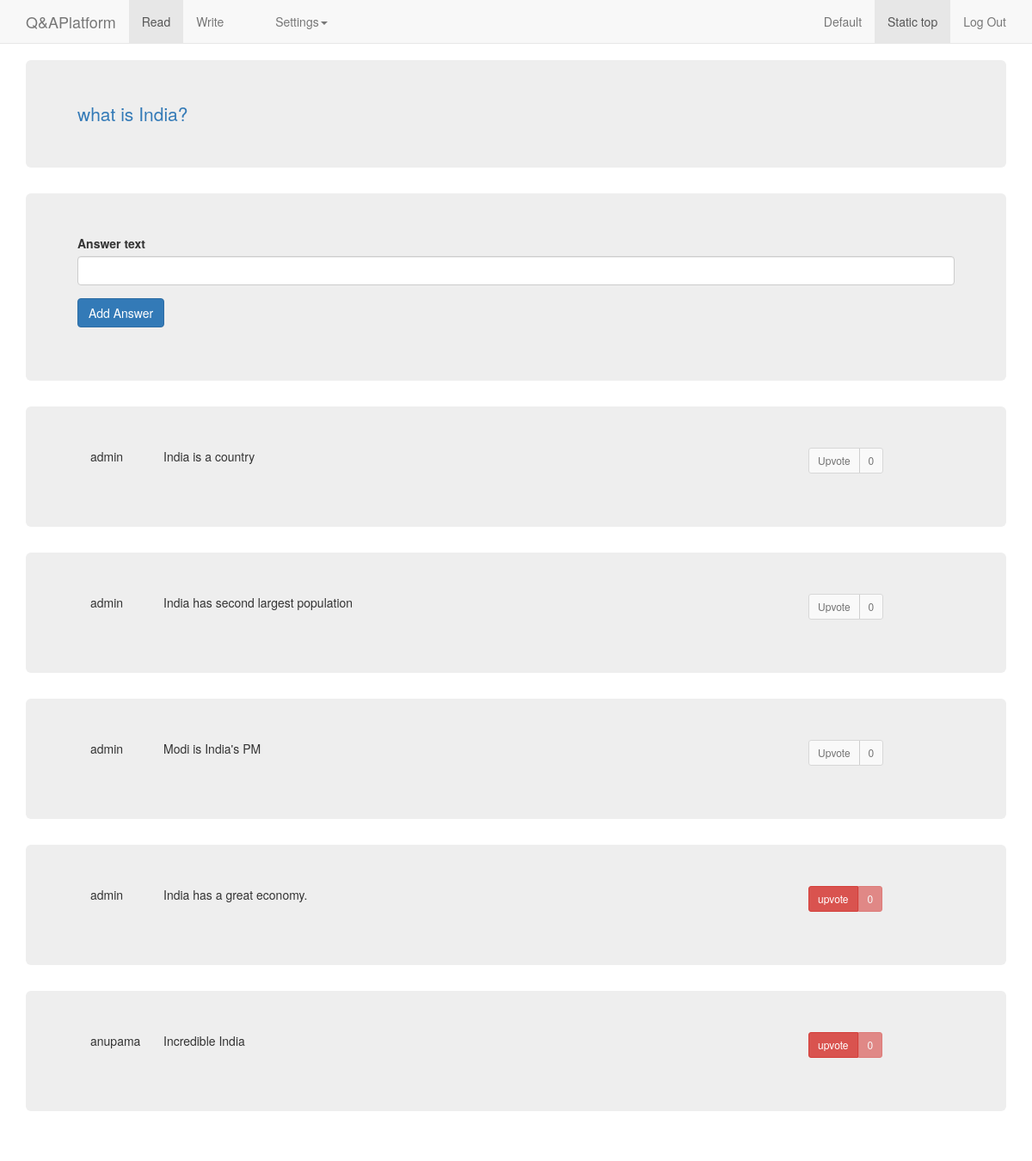
The page /write/44 (signed in) on the database as committed earlier.
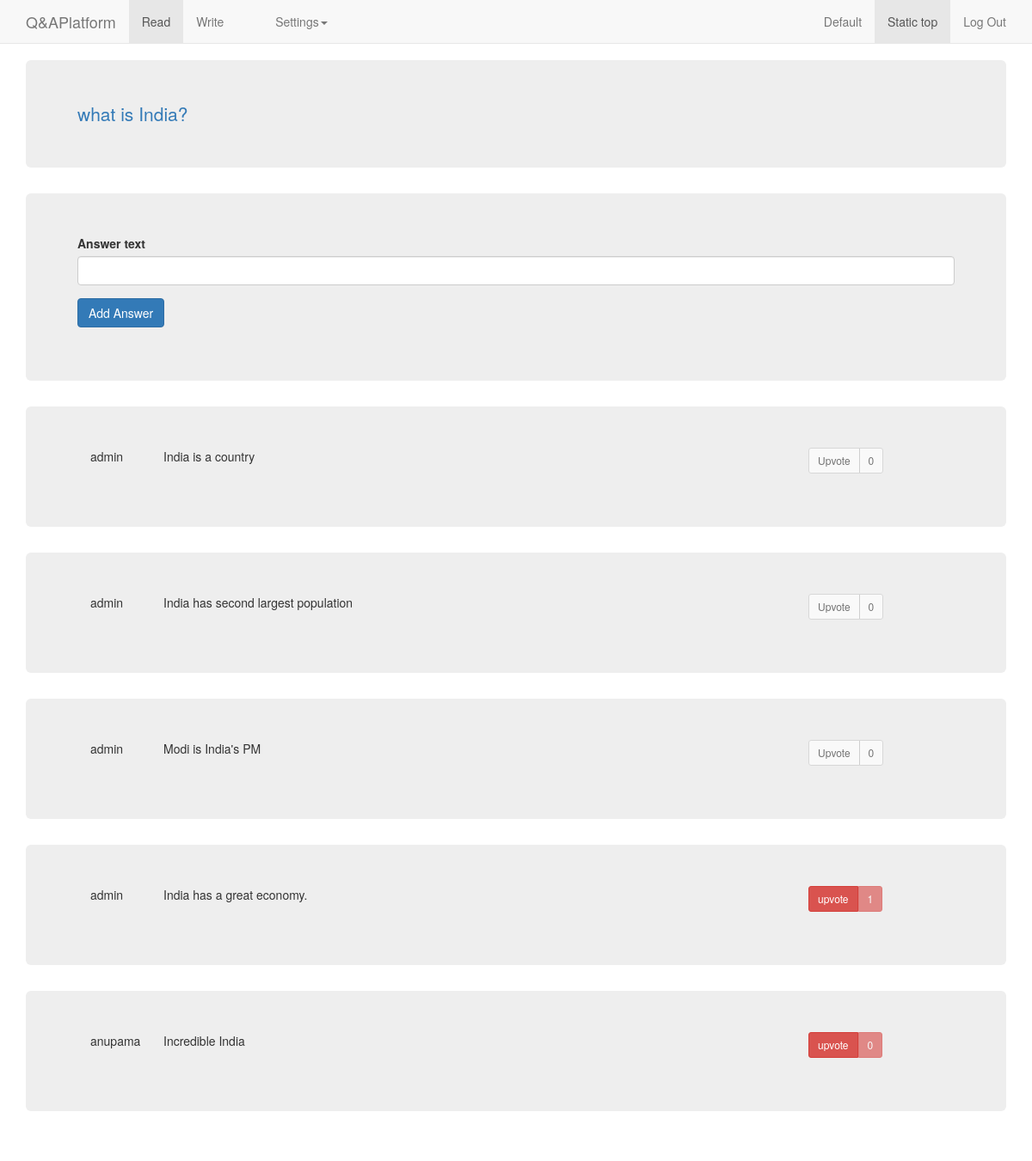
The same page on the database as committed later.
### QA/models.py (models this page shows, shortened)
class Answer(models.Model):
	answer_text = models.CharField(max_length=200, blank=True, null=True)
	timestamp = models.DateTimeField(auto_now_add=True, auto_now=False)
	question = models.ForeignKey(Question)
	author = models.ForeignKey(User)
	upvotes = models.IntegerField(default=0)

### QA/views.py (the view)
# urls.py: url(r'^write/(?P<question_id>[0-9]*)$','QA.views.detail' ,name='question_id'), ##
@login_required
def detail(request, question_id):
	answer = Answer.objects.filter(question = question_id)
	ques = Question.objects.get(pk=question_id)
	question = Question.objects.filter(pk=question_id) #list obtained for iteration in template
	current_users_upvoted_content = Upvote.objects.filter(upvoted_user=request.user)
	current_users_upvoted_answers = []
	for i in current_users_upvoted_content:
		current_users_upvoted_answers.append(i.answer)
	title = "Question is "
	author = request.user
	form = add_Answer_Form(request.POST)
	if request.method == 'POST' and request.POST.get("submit","") == "": ############
		answer_id = request.POST.get("answer_id","")
		answer = Answer.objects.get(pk=answer_id)
		User = request.user
		if Upvote.objects.filter(upvoted_user=User,answer=answer).exists():
			print "already exists"
		else:
			vote = Upvote(upvoted_user=User,answer=answer)
			answer.upvotes+=1
			answer.save()
			vote.save()
		return HttpResponseRedirect('/write/%s' % str(question_id))
	if request.method == 'POST' and request.POST.get("submit","") != "":
		form = add_Answer_Form(data=request.POST)
		if form.is_valid():
			ans = Answer(answer_text=form.clean_text(),question=ques,author=author)
			ans.save()
			return HttpResponseRedirect('/write/%s' % str(question_id))
	else:
		form = add_Answer_Form()
		return render(request, 'detail.html', {"template_title":title,"answer":answer,
			'form':form,'question': question,'check_upvoted_already': current_users_upvoted_answers })

### QA/forms.py (shortened to what this page needs)
class add_Answer_Form(forms.ModelForm):
	class Meta:
		model = Answer
		fields = ['answer_text']

### QA/templates/detail.html (shortened to what this page needs)
{% extends 'base.html' %}
{% load crispy_forms_tags %}
{% block question_container %}
{% for i in question %}
<div class="container">
	<div class="jumbotron">
 <a class="lead" href="{{i.pk}}">{{i.question_text}}<br></a>
</div>
</div>
{% endfor %}
{% endblock %}
{% block login %}
<div class="col-md-12 ">
  <form method='POST' action=''>
		{{ form | crispy }}
		<input class='btn btn-primary' name='submit'type='submit' value='Add Answer'/>
  </form>
</div>
{% endblock %}
{% block answer_container %}
{% for i in answer %}
<div class="container">
	<div class="jumbotron">
			<div class="col-md-1">
			{{i.author}} </div>
			<div class="col-md-9">
			{{i.answer_text}}<br>
 			</div>
 			  <form method='POST' action=''>
 		{% if i in check_upvoted_already  %}
 		<div class="btn-group">
  		<button type="button" class="btn btn-default btn-sm disabled ">Upvote</button>
  		<button type="button" class="btn btn-default btn-sm disabled ">{{i.upvotes}}</button>
  		</div>
 		{% else %}
 		<div class="btn-group">
        <input class='btn btn-danger btn-sm' type='submit' value='upvote'/>
         <button class="btn btn-danger btn-sm disabled">{{i.upvotes}}</button>
    </div>
        {% endif %}
  </form>
		</div>
		</div>
{% endfor %}
{% endblock %}

Rows that differ between the two databases and show on the page:
changed Answer "India has a great economy.": upvotes "0" → "1"
